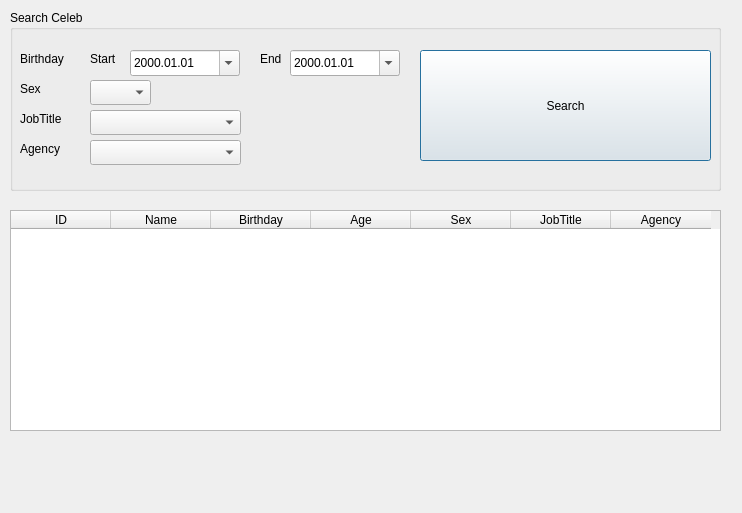
<?xml version="1.0" encoding="UTF-8"?>
<ui version="4.0">
 <class>Dialog</class>
 <widget class="QDialog" name="Dialog">
  <property name="geometry">
   <rect>
    <x>0</x>
    <y>0</y>
    <width>742</width>
    <height>513</height>
   </rect>
  </property>
  <property name="windowTitle">
   <string>Dialog</string>
  </property>
  <widget class="QTableWidget" name="tableWidget">
   <property name="geometry">
    <rect>
     <x>10</x>
     <y>210</y>
     <width>711</width>
     <height>221</height>
    </rect>
   </property>
   <column>
    <property name="text">
     <string>ID</string>
    </property>
   </column>
   <column>
    <property name="text">
     <string>Name</string>
    </property>
   </column>
   <column>
    <property name="text">
     <string>Birthday</string>
    </property>
   </column>
   <column>
    <property name="text">
     <string>Age</string>
    </property>
   </column>
   <column>
    <property name="text">
     <string>Sex</string>
    </property>
   </column>
   <column>
    <property name="text">
     <string>JobTitle</string>
    </property>
   </column>
   <column>
    <property name="text">
     <string>Agency</string>
    </property>
   </column>
  </widget>
  <widget class="QGroupBox" name="groupBox">
   <property name="geometry">
    <rect>
     <x>10</x>
     <y>10</y>
     <width>711</width>
     <height>181</height>
    </rect>
   </property>
   <property name="title">
    <string>Search Celeb</string>
   </property>
   <widget class="QPushButton" name="pushButton">
    <property name="geometry">
     <rect>
      <x>410</x>
      <y>40</y>
      <width>291</width>
      <height>111</height>
     </rect>
    </property>
    <property name="text">
     <string>Search</string>
    </property>
   </widget>
   <widget class="QComboBox" name="cbAgency">
    <property name="geometry">
     <rect>
      <x>80</x>
      <y>130</y>
      <width>151</width>
      <height>25</height>
     </rect>
    </property>
   </widget>
   <widget class="QComboBox" name="cbSex">
    <property name="geometry">
     <rect>
      <x>80</x>
      <y>70</y>
      <width>61</width>
      <height>25</height>
     </rect>
    </property>
   </widget>
   <widget class="QDateEdit" name="dateEdit_start">
    <property name="geometry">
     <rect>
      <x>120</x>
      <y>40</y>
      <width>110</width>
      <height>26</height>
     </rect>
    </property>
    <property name="displayFormat">
     <string>yyyy.MM.dd</string>
    </property>
    <property name="calendarPopup">
     <bool>true</bool>
    </property>
   </widget>
   <widget class="QLabel" name="label_3">
    <property name="geometry">
     <rect>
      <x>250</x>
      <y>40</y>
      <width>67</width>
      <height>17</height>
     </rect>
    </property>
    <property name="text">
     <string>End</string>
    </property>
   </widget>
   <widget class="QLabel" name="label_5">
    <property name="geometry">
     <rect>
      <x>10</x>
      <y>100</y>
      <width>67</width>
      <height>17</height>
     </rect>
    </property>
    <property name="text">
     <string>JobTitle</string>
    </property>
   </widget>
   <widget class="QLabel" name="label_6">
    <property name="geometry">
     <rect>
      <x>10</x>
      <y>130</y>
      <width>67</width>
      <height>17</height>
     </rect>
    </property>
    <property name="text">
     <string>Agency</string>
    </property>
   </widget>
   <widget class="QLabel" name="label_4">
    <property name="geometry">
     <rect>
      <x>10</x>
      <y>70</y>
      <width>67</width>
      <height>17</height>
     </rect>
    </property>
    <property name="text">
     <string>Sex</string>
    </property>
   </widget>
   <widget class="QDateEdit" name="dateEdit_end">
    <property name="geometry">
     <rect>
      <x>280</x>
      <y>40</y>
      <width>110</width>
      <height>26</height>
     </rect>
    </property>
    <property name="displayFormat">
     <string>yyyy.MM.dd</string>
    </property>
    <property name="calendarPopup">
     <bool>true</bool>
    </property>
   </widget>
   <widget class="QComboBox" name="cbJobTitle">
    <property name="geometry">
     <rect>
      <x>80</x>
      <y>100</y>
      <width>151</width>
      <height>25</height>
     </rect>
    </property>
   </widget>
   <widget class="QLabel" name="label">
    <property name="geometry">
     <rect>
      <x>10</x>
      <y>40</y>
      <width>67</width>
      <height>17</height>
     </rect>
    </property>
    <property name="text">
     <string>Birthday</string>
    </property>
   </widget>
   <widget class="QLabel" name="label_2">
    <property name="geometry">
     <rect>
      <x>80</x>
      <y>40</y>
      <width>67</width>
      <height>17</height>
     </rect>
    </property>
    <property name="text">
     <string>Start</string>
    </property>
   </widget>
  </widget>
 </widget>
 <resources/>
 <connections/>
</ui>
